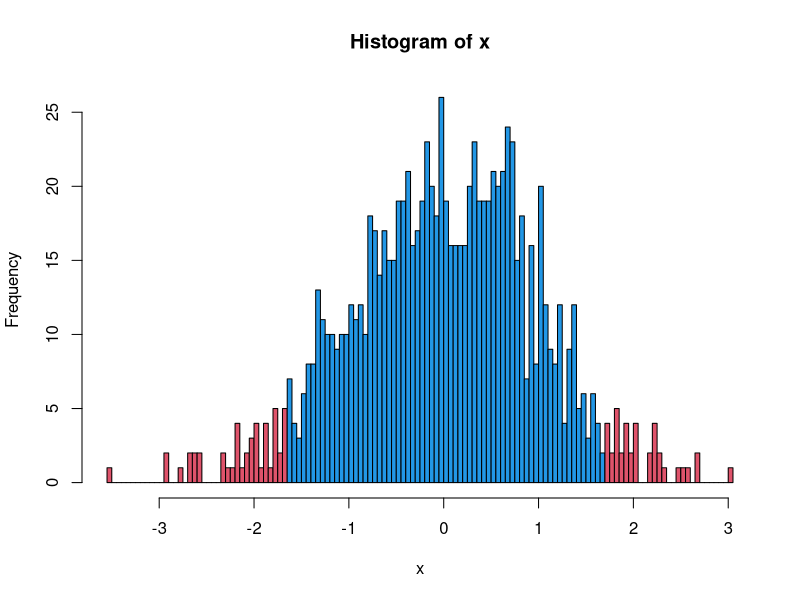

This figure's R source:


# Goal: A histogram with tails shown in red.

# This happened on the R mailing list on 7 May 2004.
# This is by Martin Maechler <maechler@stat.math.ethz.ch>, who was
# responding to a slightly imperfect version of this by
# "Guazzetti Stefano" <Stefano.Guazzetti@ausl.re.it>

x <- rnorm(1000)
hx <- hist(x, breaks=100, plot=FALSE)
plot(hx, col=ifelse(abs(hx$breaks) < 1.669, 4, 2))
         # What is cool is that "col" is supplied a vector.

